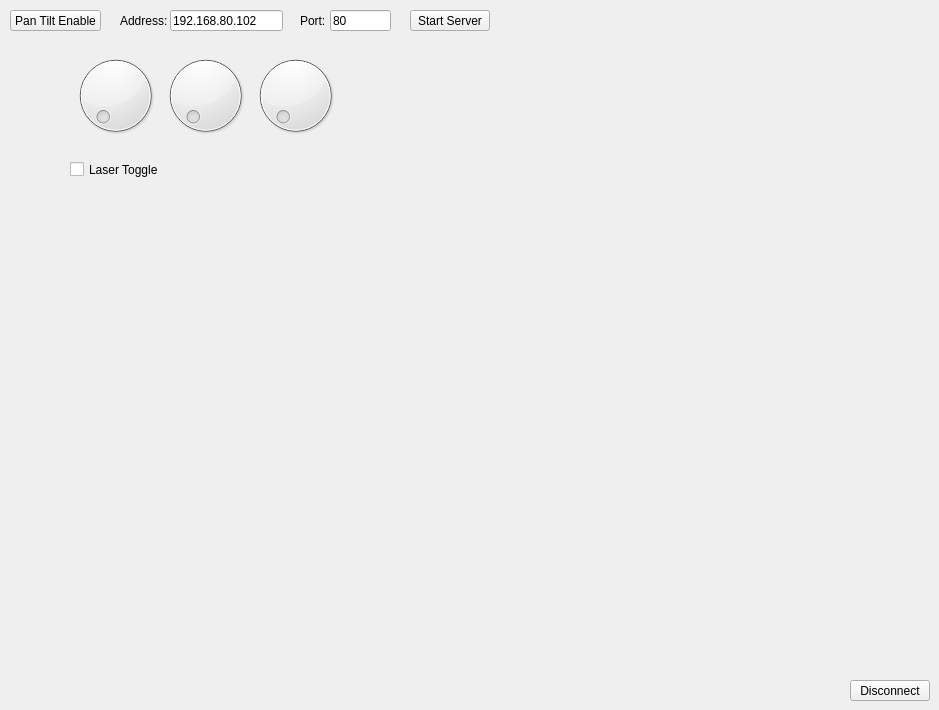
    <widget class="QWidget" name="tab_6">
     <attribute name="title">
      <string>Pan Tilt Unit</string>
     </attribute>
     <widget class="QDial" name="servo1">
      <property name="geometry">
       <rect>
        <x>70</x>
        <y>50</y>
        <width>91</width>
        <height>91</height>
       </rect>
      </property>
      <property name="maximum">
       <number>360</number>
      </property>
     </widget>
     <widget class="QDial" name="servo2">
      <property name="geometry">
       <rect>
        <x>160</x>
        <y>50</y>
        <width>91</width>
        <height>91</height>
       </rect>
      </property>
      <property name="maximum">
       <number>360</number>
      </property>
     </widget>
     <widget class="QDial" name="servo3">
      <property name="geometry">
       <rect>
        <x>250</x>
        <y>50</y>
        <width>91</width>
        <height>91</height>
       </rect>
      </property>
      <property name="maximum">
       <number>360</number>
      </property>
     </widget>
     <widget class="QPushButton" name="pan_tilt_enable">
      <property name="geometry">
       <rect>
        <x>10</x>
        <y>10</y>
        <width>91</width>
        <height>21</height>
       </rect>
      </property>
      <property name="text">
       <string>Pan Tilt Enable</string>
      </property>
     </widget>
     <widget class="QPushButton" name="pan_tilt_server">
      <property name="geometry">
       <rect>
        <x>410</x>
        <y>10</y>
        <width>80</width>
        <height>21</height>
       </rect>
      </property>
      <property name="text">
       <string>Start Server</string>
      </property>
     </widget>
     <widget class="QPushButton" name="pan_tilt_disconnect">
      <property name="geometry">
       <rect>
        <x>850</x>
        <y>680</y>
        <width>80</width>
        <height>21</height>
       </rect>
      </property>
      <property name="text">
       <string>Disconnect</string>
      </property>
     </widget>
     <widget class="QCheckBox" name="laser_toggle">
      <property name="geometry">
       <rect>
        <x>70</x>
        <y>160</y>
        <width>91</width>
        <height>19</height>
       </rect>
      </property>
      <property name="text">
       <string>Laser Toggle</string>
      </property>
     </widget>
     <widget class="QLineEdit" name="pan_tilt_address">
      <property name="geometry">
       <rect>
        <x>170</x>
        <y>10</y>
        <width>113</width>
        <height>21</height>
       </rect>
      </property>
      <property name="text">
       <string>192.168.80.102</string>
      </property>
     </widget>
     <widget class="QLineEdit" name="pan_tilt_port">
      <property name="geometry">
       <rect>
        <x>330</x>
        <y>10</y>
        <width>61</width>
        <height>21</height>
       </rect>
      </property>
      <property name="text">
       <string>80</string>
      </property>
     </widget>
     <widget class="QLabel" name="label_51">
      <property name="geometry">
       <rect>
        <x>120</x>
        <y>10</y>
        <width>47</width>
        <height>21</height>
       </rect>
      </property>
      <property name="text">
       <string>Address:</string>
      </property>
     </widget>
     <widget class="QLabel" name="label_52">
      <property name="geometry">
       <rect>
        <x>300</x>
        <y>10</y>
        <width>47</width>
        <height>21</height>
       </rect>
      </property>
      <property name="text">
       <string>Port:</string>
      </property>
     </widget>
    </widget>
